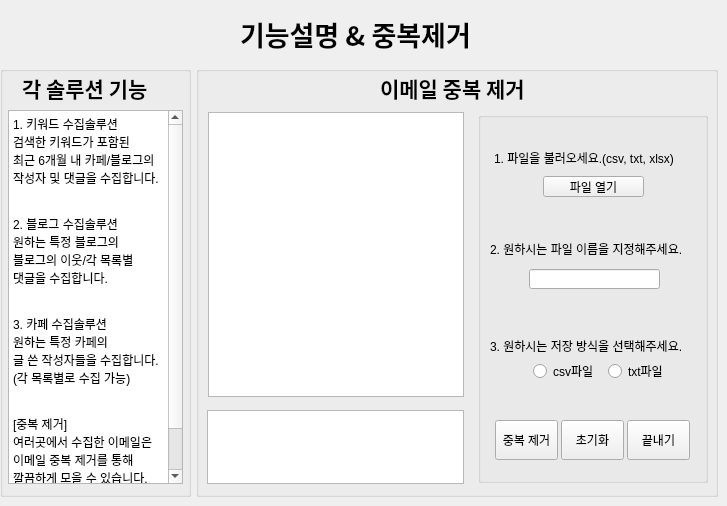
    <widget class="QWidget" name="tab_4">
     <attribute name="title">
      <string>중복 제거</string>
     </attribute>
     <widget class="QPushButton" name="pushButton4_2">
      <property name="geometry">
       <rect>
        <x>495</x>
        <y>420</y>
        <width>63</width>
        <height>40</height>
       </rect>
      </property>
      <property name="text">
       <string>중복 제거</string>
      </property>
     </widget>
     <widget class="QGroupBox" name="groupBox_9">
      <property name="geometry">
       <rect>
        <x>478</x>
        <y>112</y>
        <width>230</width>
        <height>371</height>
       </rect>
      </property>
      <property name="title">
       <string/>
      </property>
      <widget class="QLineEdit" name="lineEdit4_1">
       <property name="geometry">
        <rect>
         <x>51</x>
         <y>157</y>
         <width>131</width>
         <height>20</height>
        </rect>
       </property>
      </widget>
      <widget class="QRadioButton" name="radio4_1">
       <property name="geometry">
        <rect>
         <x>55</x>
         <y>251</y>
         <width>90</width>
         <height>16</height>
        </rect>
       </property>
       <property name="text">
        <string>csv파일</string>
       </property>
      </widget>
      <widget class="QRadioButton" name="radio4_2">
       <property name="geometry">
        <rect>
         <x>130</x>
         <y>251</y>
         <width>61</width>
         <height>16</height>
        </rect>
       </property>
       <property name="text">
        <string>txt파일</string>
       </property>
      </widget>
     </widget>
     <widget class="QPushButton" name="pushButton4_4">
      <property name="geometry">
       <rect>
        <x>627</x>
        <y>420</y>
        <width>63</width>
        <height>40</height>
       </rect>
      </property>
      <property name="text">
       <string>끝내기</string>
      </property>
     </widget>
     <widget class="QPushButton" name="pushButton4_1">
      <property name="geometry">
       <rect>
        <x>543</x>
        <y>176</y>
        <width>101</width>
        <height>21</height>
       </rect>
      </property>
      <property name="text">
       <string>파일 열기</string>
      </property>
     </widget>
     <widget class="QPushButton" name="pushButton4_3">
      <property name="geometry">
       <rect>
        <x>561</x>
        <y>420</y>
        <width>63</width>
        <height>40</height>
       </rect>
      </property>
      <property name="text">
       <string>초기화</string>
      </property>
     </widget>
     <widget class="QListWidget" name="listWidget4_2">
      <property name="geometry">
       <rect>
        <x>207</x>
        <y>410</y>
        <width>257</width>
        <height>74</height>
       </rect>
      </property>
      <item>
       <property name="text">
        <string/>
       </property>
       <property name="textAlignment">
        <set>AlignCenter</set>
       </property>
      </item>
      <item>
       <property name="text">
        <string/>
       </property>
       <property name="textAlignment">
        <set>AlignCenter</set>
       </property>
      </item>
      <item>
       <property name="text">
        <string/>
       </property>
       <property name="font">
        <font>
         <pointsize>9</pointsize>
         <weight>75</weight>
         <bold>true</bold>
        </font>
       </property>
       <property name="textAlignment">
        <set>AlignCenter</set>
       </property>
      </item>
     </widget>
     <widget class="QListWidget" name="listWidget4_1">
      <property name="geometry">
       <rect>
        <x>208</x>
        <y>112</y>
        <width>256</width>
        <height>285</height>
       </rect>
      </property>
     </widget>
     <widget class="QLabel" name="label_36">
      <property name="geometry">
       <rect>
        <x>490</x>
        <y>239</y>
        <width>221</width>
        <height>20</height>
       </rect>
      </property>
      <property name="text">
       <string>2. 원하시는 파일 이름을 지정해주세요.</string>
      </property>
     </widget>
     <widget class="QLabel" name="label_37">
      <property name="geometry">
       <rect>
        <x>494</x>
        <y>150</y>
        <width>221</width>
        <height>16</height>
       </rect>
      </property>
      <property name="text">
       <string>1. 파일을 불러오세요.(csv, txt, xlsx) </string>
      </property>
     </widget>
     <widget class="QLabel" name="label_38">
      <property name="geometry">
       <rect>
        <x>490</x>
        <y>336</y>
        <width>211</width>
        <height>20</height>
       </rect>
      </property>
      <property name="text">
       <string>3. 원하시는 저장 방식을 선택해주세요.</string>
      </property>
     </widget>
     <widget class="QTextBrowser" name="textBrowser_4">
      <property name="geometry">
       <rect>
        <x>8</x>
        <y>110</y>
        <width>175</width>
        <height>374</height>
       </rect>
      </property>
      <property name="html">
       <string>&lt;!DOCTYPE HTML PUBLIC &quot;-//W3C//DTD HTML 4.0//EN&quot; &quot;http://www.w3.org/TR/REC-html40/strict.dtd&quot;&gt;
&lt;html&gt;&lt;head&gt;&lt;meta name=&quot;qrichtext&quot; content=&quot;1&quot; /&gt;&lt;style type=&quot;text/css&quot;&gt;
p, li { white-space: pre-wrap; }
&lt;/style&gt;&lt;/head&gt;&lt;body style=&quot; font-family:'Gulim'; font-size:9pt; font-weight:400; font-style:normal;&quot;&gt;
&lt;p style=&quot; margin-top:0px; margin-bottom:0px; margin-left:0px; margin-right:0px; -qt-block-indent:0; text-indent:0px;&quot;&gt;1. 키워드 수집솔루션&lt;/p&gt;
&lt;p style=&quot; margin-top:0px; margin-bottom:0px; margin-left:0px; margin-right:0px; -qt-block-indent:0; text-indent:0px;&quot;&gt;검색한 키워드가 포함된&lt;/p&gt;
&lt;p style=&quot; margin-top:0px; margin-bottom:0px; margin-left:0px; margin-right:0px; -qt-block-indent:0; text-indent:0px;&quot;&gt;최근 6개월 내 카페/블로그의&lt;/p&gt;
&lt;p style=&quot; margin-top:0px; margin-bottom:0px; margin-left:0px; margin-right:0px; -qt-block-indent:0; text-indent:0px;&quot;&gt;작성자 및 댓글을 수집합니다.&lt;/p&gt;
&lt;p style=&quot;-qt-paragraph-type:empty; margin-top:0px; margin-bottom:0px; margin-left:0px; margin-right:0px; -qt-block-indent:0; text-indent:0px;&quot;&gt;&lt;br /&gt;&lt;/p&gt;
&lt;p style=&quot;-qt-paragraph-type:empty; margin-top:0px; margin-bottom:0px; margin-left:0px; margin-right:0px; -qt-block-indent:0; text-indent:0px;&quot;&gt;&lt;br /&gt;&lt;/p&gt;
&lt;p style=&quot; margin-top:0px; margin-bottom:0px; margin-left:0px; margin-right:0px; -qt-block-indent:0; text-indent:0px;&quot;&gt;2. 블로그 수집솔루션&lt;/p&gt;
&lt;p style=&quot; margin-top:0px; margin-bottom:0px; margin-left:0px; margin-right:0px; -qt-block-indent:0; text-indent:0px;&quot;&gt;원하는 특정 블로그의&lt;/p&gt;
&lt;p style=&quot; margin-top:0px; margin-bottom:0px; margin-left:0px; margin-right:0px; -qt-block-indent:0; text-indent:0px;&quot;&gt;블로그의 이웃/각 목록별&lt;/p&gt;
&lt;p style=&quot; margin-top:0px; margin-bottom:0px; margin-left:0px; margin-right:0px; -qt-block-indent:0; text-indent:0px;&quot;&gt;댓글을 수집합니다.&lt;/p&gt;
&lt;p style=&quot;-qt-paragraph-type:empty; margin-top:0px; margin-bottom:0px; margin-left:0px; margin-right:0px; -qt-block-indent:0; text-indent:0px;&quot;&gt;&lt;br /&gt;&lt;/p&gt;
&lt;p style=&quot;-qt-paragraph-type:empty; margin-top:0px; margin-bottom:0px; margin-left:0px; margin-right:0px; -qt-block-indent:0; text-indent:0px;&quot;&gt;&lt;br /&gt;&lt;/p&gt;
&lt;p style=&quot; margin-top:0px; margin-bottom:0px; margin-left:0px; margin-right:0px; -qt-block-indent:0; text-indent:0px;&quot;&gt;3. 카페 수집솔루션&lt;/p&gt;
&lt;p style=&quot; margin-top:0px; margin-bottom:0px; margin-left:0px; margin-right:0px; -qt-block-indent:0; text-indent:0px;&quot;&gt;원하는 특정 카페의&lt;/p&gt;
&lt;p style=&quot; margin-top:0px; margin-bottom:0px; margin-left:0px; margin-right:0px; -qt-block-indent:0; text-indent:0px;&quot;&gt;글 쓴 작성자들을 수집합니다.&lt;/p&gt;
&lt;p style=&quot; margin-top:0px; margin-bottom:0px; margin-left:0px; margin-right:0px; -qt-block-indent:0; text-indent:0px;&quot;&gt;(각 목록별로 수집 가능)&lt;/p&gt;
&lt;p style=&quot;-qt-paragraph-type:empty; margin-top:0px; margin-bottom:0px; margin-left:0px; margin-right:0px; -qt-block-indent:0; text-indent:0px;&quot;&gt;&lt;br /&gt;&lt;/p&gt;
&lt;p style=&quot;-qt-paragraph-type:empty; margin-top:0px; margin-bottom:0px; margin-left:0px; margin-right:0px; -qt-block-indent:0; text-indent:0px;&quot;&gt;&lt;br /&gt;&lt;/p&gt;
&lt;p style=&quot; margin-top:0px; margin-bottom:0px; margin-left:0px; margin-right:0px; -qt-block-indent:0; text-indent:0px;&quot;&gt;[중복 제거]&lt;/p&gt;
&lt;p style=&quot; margin-top:0px; margin-bottom:0px; margin-left:0px; margin-right:0px; -qt-block-indent:0; text-indent:0px;&quot;&gt;여러곳에서 수집한 이메일은&lt;/p&gt;
&lt;p style=&quot; margin-top:0px; margin-bottom:0px; margin-left:0px; margin-right:0px; -qt-block-indent:0; text-indent:0px;&quot;&gt;이메일 중복 제거를 통해&lt;/p&gt;
&lt;p style=&quot; margin-top:0px; margin-bottom:0px; margin-left:0px; margin-right:0px; -qt-block-indent:0; text-indent:0px;&quot;&gt;깔끔하게 모을 수 있습니다.&lt;/p&gt;
&lt;p style=&quot;-qt-paragraph-type:empty; margin-top:0px; margin-bottom:0px; margin-left:0px; margin-right:0px; -qt-block-indent:0; text-indent:0px;&quot;&gt;&lt;br /&gt;&lt;/p&gt;
&lt;p style=&quot;-qt-paragraph-type:empty; margin-top:0px; margin-bottom:0px; margin-left:0px; margin-right:0px; -qt-block-indent:0; text-indent:0px;&quot;&gt;&lt;br /&gt;&lt;/p&gt;
&lt;p style=&quot;-qt-paragraph-type:empty; margin-top:0px; margin-bottom:0px; margin-left:0px; margin-right:0px; -qt-block-indent:0; text-indent:0px;&quot;&gt;&lt;br /&gt;&lt;/p&gt;&lt;/body&gt;&lt;/html&gt;</string>
      </property>
     </widget>
     <widget class="QGroupBox" name="groupBox_10">
      <property name="geometry">
       <rect>
        <x>196</x>
        <y>66</y>
        <width>522</width>
        <height>431</height>
       </rect>
      </property>
      <property name="title">
       <string/>
      </property>
     </widget>
     <widget class="QLabel" name="label_35">
      <property name="geometry">
       <rect>
        <x>22</x>
        <y>72</y>
        <width>151</width>
        <height>31</height>
       </rect>
      </property>
      <property name="font">
       <font>
        <family>굴림</family>
        <pointsize>16</pointsize>
        <weight>75</weight>
        <bold>true</bold>
       </font>
      </property>
      <property name="text">
       <string>각 솔루션 기능</string>
      </property>
     </widget>
     <widget class="QLabel" name="label_34">
      <property name="geometry">
       <rect>
        <x>380</x>
        <y>72</y>
        <width>171</width>
        <height>31</height>
       </rect>
      </property>
      <property name="font">
       <font>
        <family>굴림</family>
        <pointsize>16</pointsize>
        <weight>75</weight>
        <bold>true</bold>
       </font>
      </property>
      <property name="text">
       <string>이메일 중복 제거</string>
      </property>
     </widget>
     <widget class="QLabel" name="label_8">
      <property name="geometry">
       <rect>
        <x>240</x>
        <y>13</y>
        <width>271</width>
        <height>41</height>
       </rect>
      </property>
      <property name="font">
       <font>
        <family>굴림</family>
        <pointsize>20</pointsize>
        <weight>75</weight>
        <bold>true</bold>
       </font>
      </property>
      <property name="text">
       <string>기능설명 &amp; 중복제거</string>
      </property>
     </widget>
     <widget class="QGroupBox" name="groupBox_11">
      <property name="geometry">
       <rect>
        <x>0</x>
        <y>66</y>
        <width>191</width>
        <height>431</height>
       </rect>
      </property>
      <property name="title">
       <string/>
      </property>
     </widget>
     <zorder>groupBox_11</zorder>
     <zorder>groupBox_10</zorder>
     <zorder>groupBox_9</zorder>
     <zorder>pushButton4_2</zorder>
     <zorder>pushButton4_4</zorder>
     <zorder>pushButton4_1</zorder>
     <zorder>pushButton4_3</zorder>
     <zorder>listWidget4_2</zorder>
     <zorder>listWidget4_1</zorder>
     <zorder>label_36</zorder>
     <zorder>label_37</zorder>
     <zorder>label_38</zorder>
     <zorder>textBrowser_4</zorder>
     <zorder>label_35</zorder>
     <zorder>label_34</zorder>
     <zorder>label_8</zorder>
    </widget>
